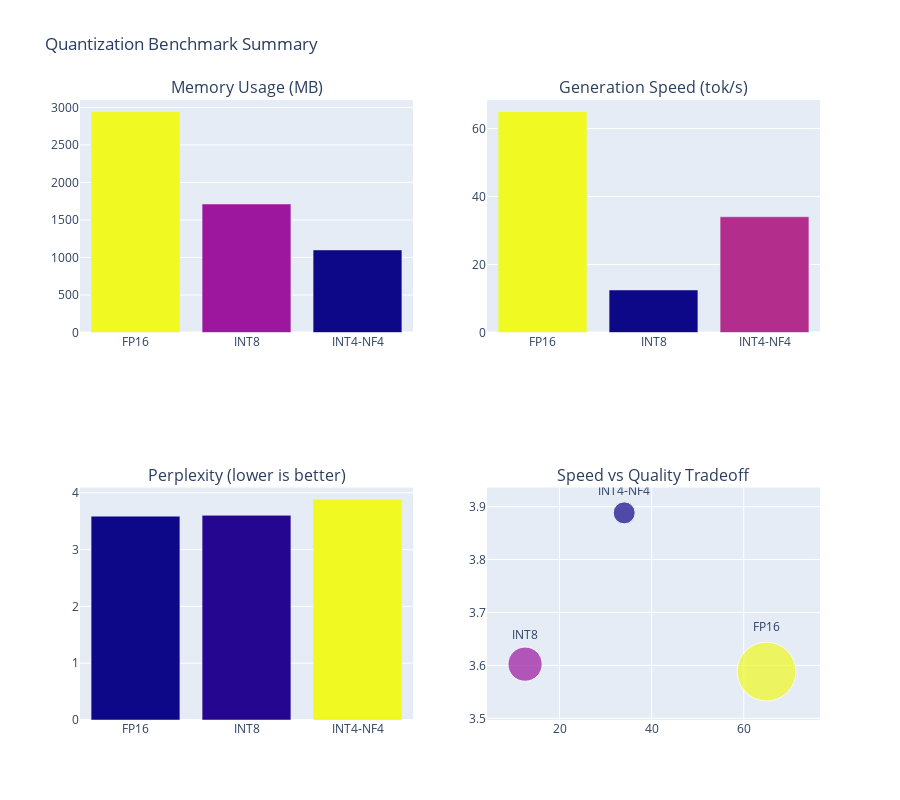

Here is the notebook cell this chart was saved with:
### Code cell
# Visualization: Summary Dashboard

fig = create_summary_dashboard(benchmarks)
fig.show()

### Figure 1 — Plotly figure (JSON) as saved in the notebook; plotly's stock layout.template omitted (floating-point values rounded to 4 significant figures)
{"data": [{"marker": {"color": [2944.0, 1713.0, 1101.0]}, "name": "Memory", "type": "bar", "x": ["FP16", "INT8", "INT4-NF4"], "xaxis": "x", "y": [2944.0, 1713.0, 1101.0], "yaxis": "y"}, {"marker": {"color": [64.96, 12.51, 34.04]}, "name": "Speed", "type": "bar", "x": ["FP16", "INT8", "INT4-NF4"], "xaxis": "x2", "y": [64.96, 12.51, 34.04], "yaxis": "y2"}, {"marker": {"color": [3.588, 3.602, 3.888]}, "name": "Perplexity", "type": "bar", "x": ["FP16", "INT8", "INT4-NF4"], "xaxis": "x3", "y": [3.588, 3.602, 3.888], "yaxis": "y3"}, {"marker": {"color": [2944.0, 1713.0, 1101.0], "showscale": false, "size": [58.89, 34.26, 22.01]}, "mode": "markers+text", "name": "Tradeoff", "text": ["FP16", "INT8", "INT4-NF4"], "textposition": "top center", "type": "scatter", "x": [64.96, 12.51, 34.04], "xaxis": "x4", "y": [3.588, 3.602, 3.888], "yaxis": "y4"}], "layout": {"annotations": [{"font": {"size": 16}, "showarrow": false, "text": "Memory Usage (MB)", "x": 0.225, "xanchor": "center", "xref": "paper", "y": 1, "yanchor": "bottom", "yref": "paper"}, {"font": {"size": 16}, "showarrow": false, "text": "Generation Speed (tok/s)", "x": 0.775, "xanchor": "center", "xref": "paper", "y": 1, "yanchor": "bottom", "yref": "paper"}, {"font": {"size": 16}, "showarrow": false, "text": "Perplexity (lower is better)", "x": 0.225, "xanchor": "center", "xref": "paper", "y": 0.375, "yanchor": "bottom", "yref": "paper"}, {"font": {"size": 16}, "showarrow": false, "text": "Speed vs Quality Tradeoff", "x": 0.775, "xanchor": "center", "xref": "paper", "y": 0.375, "yanchor": "bottom", "yref": "paper"}], "height": 800, "showlegend": false, "title": {"text": "Quantization Benchmark Summary"}, "xaxis": {"anchor": "y", "domain": [0, 0.45]}, "xaxis2": {"anchor": "y2", "domain": [0.55, 1]}, "xaxis3": {"anchor": "y3", "domain": [0, 0.45]}, "xaxis4": {"anchor": "y4", "domain": [0.55, 1]}, "yaxis": {"anchor": "x", "domain": [0.625, 1]}, "yaxis2": {"anchor": "x2", "domain": [0.625, 1]}, "yaxis3": {"anchor": "x3", "domain": [0, 0.375]}, "yaxis4": {"anchor": "x4", "domain": [0, 0.375]}}}
